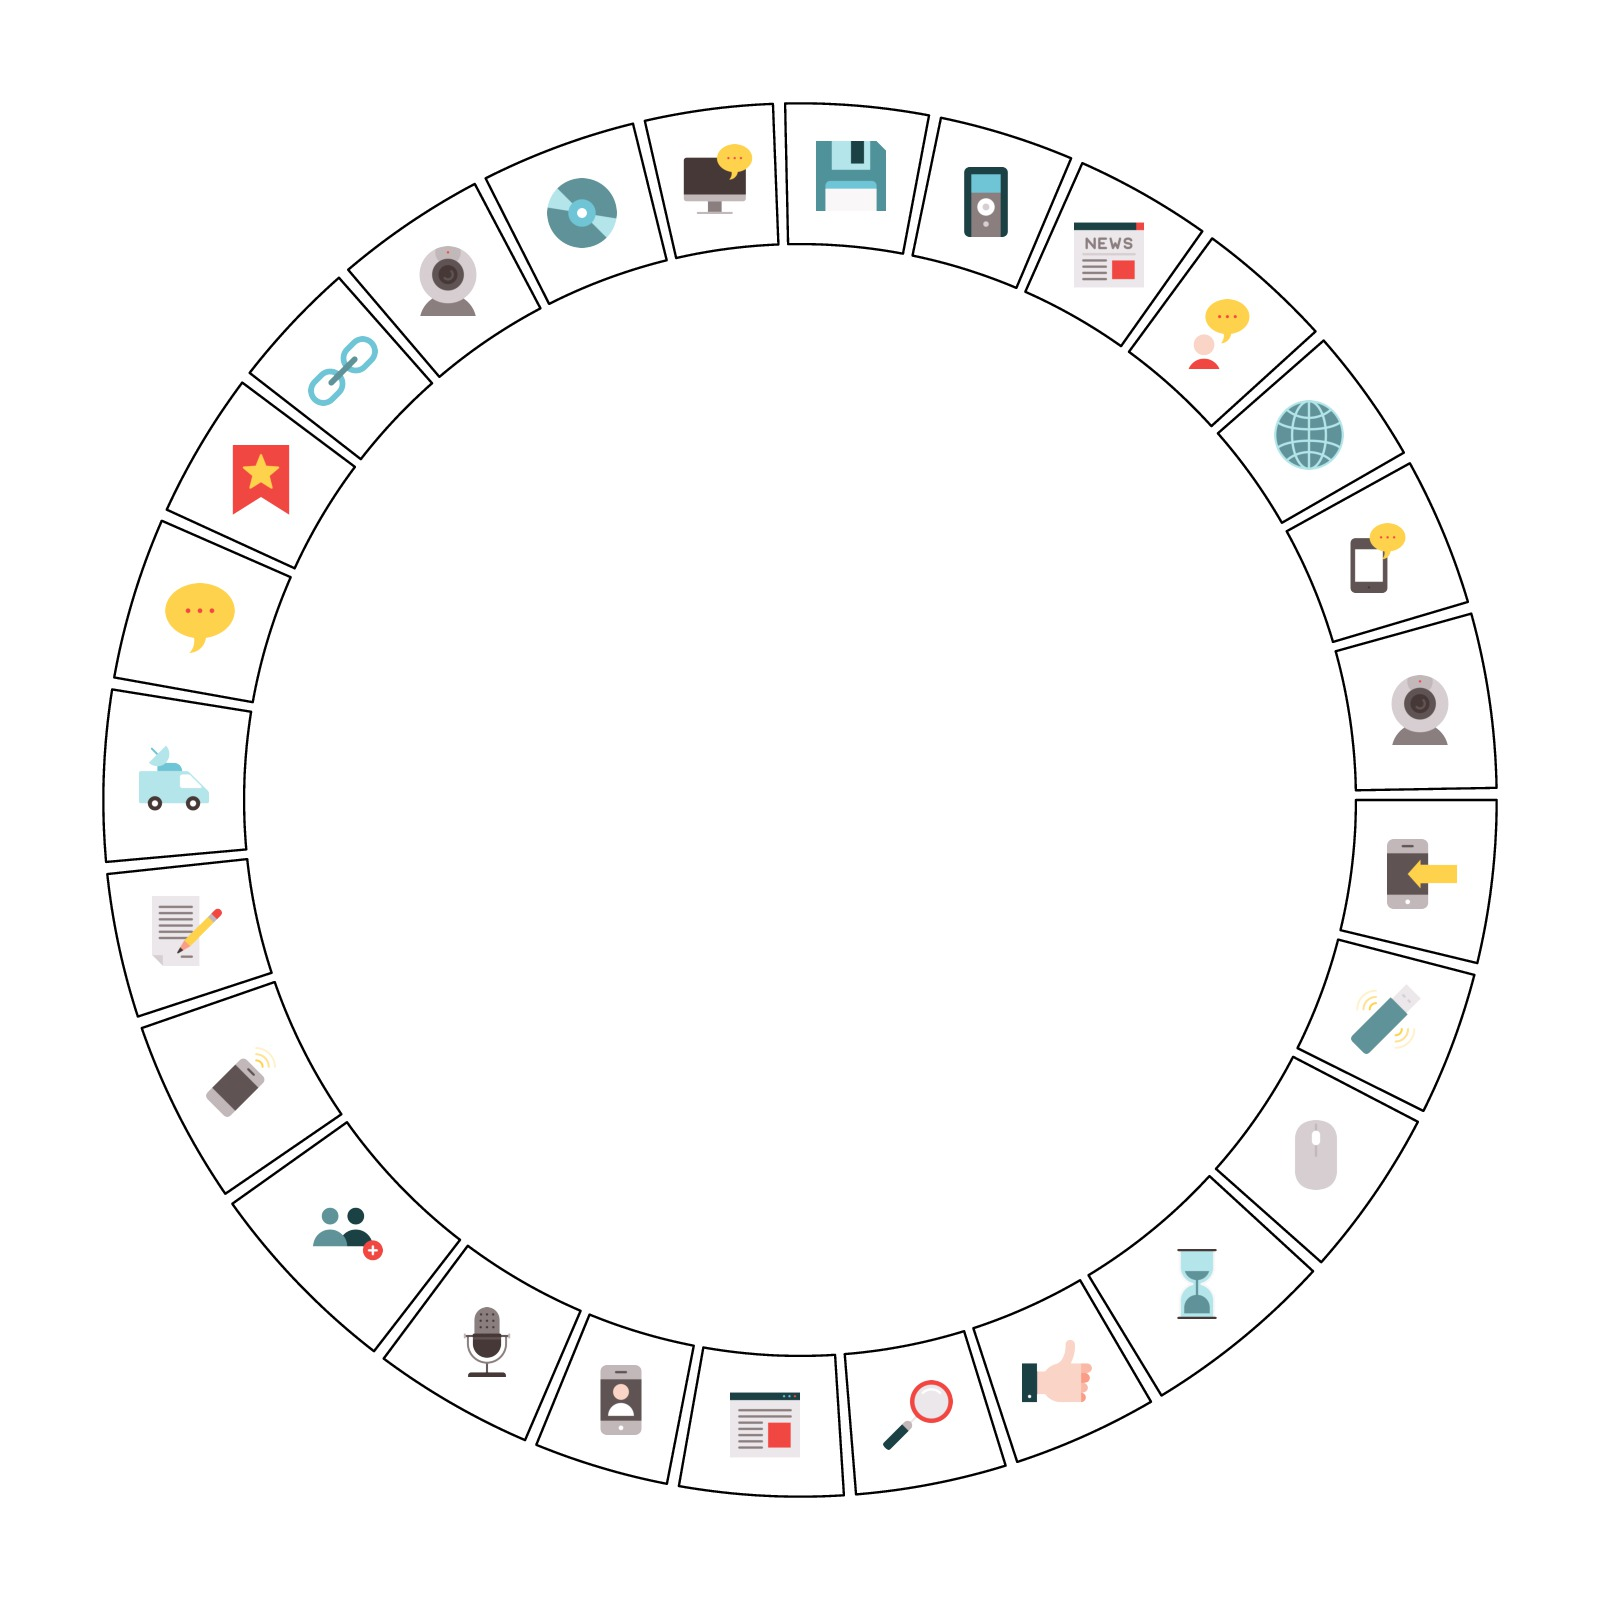

The R source for this figure:

## png is from <a href="http://www.flaticon.com/packs/communication-and-media-2">http://www.flaticon.com/packs/communication-and-media-2</a>

set.seed(123)
fa = sample(letters, 1000, replace = TRUE)
x = rnorm(1000)

files = list.files("example/png/", full.names = TRUE)
library(png)
library(circlize)

circos.initialize(fa = fa, x = x)
circos.trackPlotRegion(ylim = c(0, 1), panel.fun = function(x, y) {
	xcenter = get.cell.meta.data("xcenter")
	ycenter = get.cell.meta.data("ycenter")

	pos = circlize:::polar2Cartesian(circlize(xcenter, ycenter))

	f = sample(files, 1)
	image = as.raster(readPNG(f))

	rasterImage(image, 
		xleft = pos[1, 1] - 0.05,
		ybottom = pos[1, 2] - 0.05,
		xright = pos[1, 1] + 0.05,
		ytop = pos[1, 2]+ 0.05)
})
circos.clear()
